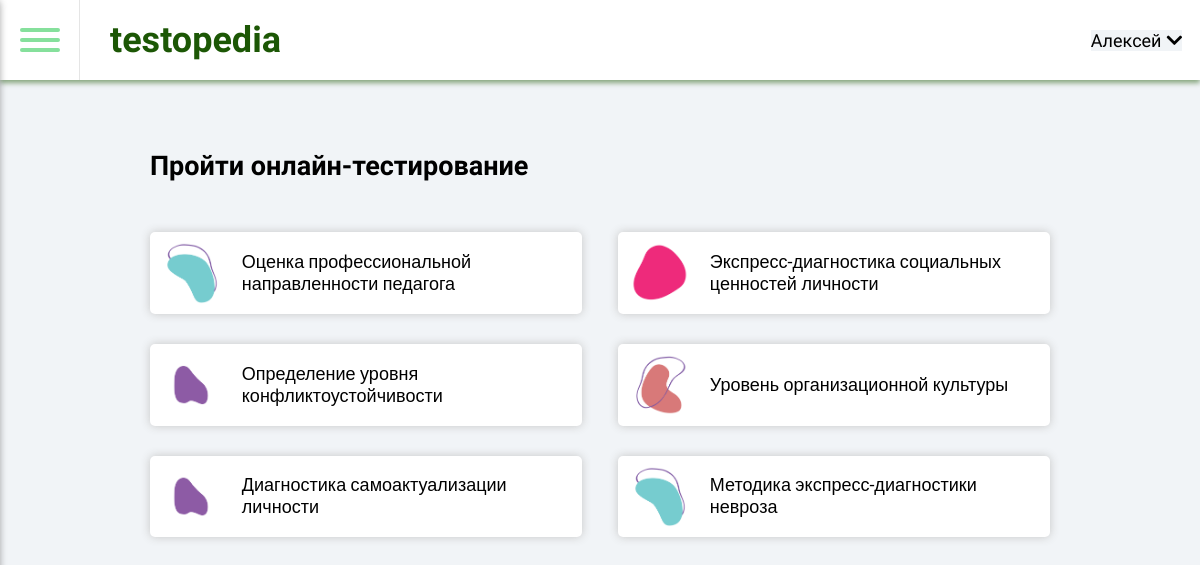
Screenshot of /tests.php (signed in) with the database file from the repository.
### tables this page shows
CREATE TABLE `users` (
  `userID` int(11) NOT NULL,
  `login` varchar(20) NOT NULL,
  `password` varchar(20) NOT NULL,
  `name` varchar(30) NOT NULL,
  `surname` varchar(30) NOT NULL,
  `lastname` varchar(30) NOT NULL,
  `workplaceID` int(11) NOT NULL,
  `positionID` int(11) NOT NULL,
  `describe` text,
  `dateStartWork` date NOT NULL,
  `email` varchar(30) NOT NULL,
  `phone` varchar(11) NOT NULL
);

CREATE TABLE `tests` (
  `testID` int(11) NOT NULL,
  `nameTest` varchar(70) NOT NULL,
  `describeTest` text NOT NULL,
  `guide` text NOT NULL
);

### tests.php (the view)
<?php include "blocks/header.php" ?>
<section class="tests">
    <h1>Пройти онлайн-тестирование</h1>
    <div class="cards">
        <?php
            $query = mysqli_query($link, 'SELECT * FROM tests');
            while ($res = mysqli_fetch_array($query)) {
                $imgIndex = random_int(1,6);
        ?>
            <div class="card" data-id=<?php echo $res['testID'] ?>>
                <img src=<?php echo 'src/image/icons/face' . $imgIndex . '.png'; ?> alt="">
                <p><?php echo $res['nameTest'] ?></p>
            </div>
        <?php } ?>
    </div>
</section>
<?php include "blocks/footer.php" ?>

### blocks/header.php (shortened to what this page needs)
<!DOCTYPE html>
<html lang="en">
<head>
    <link rel="stylesheet" href="src/css/index.css">
    <link rel="stylesheet" href="https://use.fontawesome.com/releases/v5.15.3/css/all.css">
</head>
<body>
<?php include "config/db.php" ?>
    <header class="header">
        <div class="burger--wrapper">
            <div class="burger">
                <span></span>
            </div>
        </div>
        <div class="logo">
            <p><a href="index.php">testopedia</a></p>
        </div>
        <div class="login">
            <?php if ($_COOKIE['auth']!='1') { ?>
            <a href="login.php" class="main-btn btn-primary">Войти</a>
            <?php } else {?>
                <div class="profile">
                    <?php
                        $query = mysqli_query($link, "SELECT name FROM users WHERE login='".$_COOKIE['login']."'");
                        $queryRes = mysqli_fetch_array($query);
                    ?>
                    <p><?php echo $queryRes['name']; ?></p>
                    <i class="fas fa-chevron-down"></i>
                </div>
            <?php } ?>
        </div>
    </header>

### src/css/header.css (style rules this page uses)
.header { position: fixed; top: 0; left: 0; right: 0; display: flex; align-items: center; justify-content: space-between; padding: 0 1.1111rem 0 0; background-color: #fff; box-shadow: 0 3px 5px #1c570581; }
.header .burger--wrapper { position: relative; display: flex; align-items: center; justify-content: center; flex-direction: column; width: 80px; height: 80px; border-right: 1px solid rgba(2, 2, 2, 0.103); cursor: pointer; }
.header .burger { position: relative; z-index: 100; width: 40px; height: 40px; display: flex; align-items: center; justify-content: center; }
.header .burger span { position: relative; width: 100%; padding: 2px; background-color: var(--secondary-color); border-radius: 50px; transition: all 0.2s; }
.header .burger span::after, .header .burger span::before { content: ''; position: absolute; left: 0; width: 100%; height: 100%; background-color: inherit; border-radius: 50px; }
.header .burger span::after { top: -10px; }
.header .burger span::before { bottom: -10px; }
.header .logo { flex: 1; margin-left: 30px; font-size: 2em; font-family: "Comfortaa", sans-serif; font-weight: bold; color: #1c5705; }
.header .login { display: flex; flex-direction: row; align-items: center; }
.header .login .profile { position: relative; display: flex; align-items: center; cursor: pointer; }
.header .login .profile p { margin-right: 5px; font-family: "Comfortaa", sans-serif; }

### src/css/main.css (style rules this page uses)
:root { --primary-color: #f38080; --secondary-color: #86e09c; --secondary-light: #86e09c79; }
*, *::after, *::before { box-sizing: border-box; }
body { margin: 0; font-size: 18px; font-family: "Roboto", sans-serif; min-height: 100vh; background-color: #fff; }
h1, h2, h3, h4, h5, h6, p, ul, li { margin: 0; padding: 0; }
h1, h2, h3, h4, h5, h6 { font-family: "Comfortaa"; font-size: 1.5em; }
a { text-decoration: none; color: inherit; display: block; white-space: nowrap; }
img { width: 100%; height: 100%; object-fit: contain; object-position: center; }
section { padding: 100px 50px 0; width: 100vw; height: calc(100vh); color: #fff; scroll-snap-align: start; }

### src/css/login.css (style rules this page uses)
.login { background-color: #f1f4f7; display: flex; align-items: center; justify-content: center; flex-direction: column; }

### src/css/tests.css (style rules this page uses)
.tests { background-color: #f1f4f7; text-align: left; padding: 150px 150px 0; }
.tests h1 { color: #000; }
.tests .cards { display: flex; justify-content: space-between; margin-top: 50px; flex-wrap: wrap; }
.tests .cards .card { padding: 10px; display: flex; align-items: center; justify-content: space-between; flex: 0 0 48%; background-color: #fff; color: #000; box-shadow: 0 0 10px #c6c6c6; margin-bottom: 30px; border-radius: 5px; overflow: hidden; transition: all 0.2s; cursor: pointer; }
.tests .cards .card p { width: 100%; margin-left: 20px; }
.tests .cards .card p, .tests .cards .card img { pointer-events: none; }
.tests .cards .card img { width: 15%; }

### rows the page displays
users: name "Алексей"
tests: nameTest "Оценка профессиональной направленности педагога"
tests: shows a picture, nameTest "Экспресс-диагностика социальных ценностей личности"
tests: nameTest "Определение уровня конфликтоустойчивости"
tests: shows a picture, nameTest "Уровень организационной культуры"
tests: nameTest "Диагностика самоактуализации личности"
tests: nameTest "Методика экспресс-диагностики невроза"
